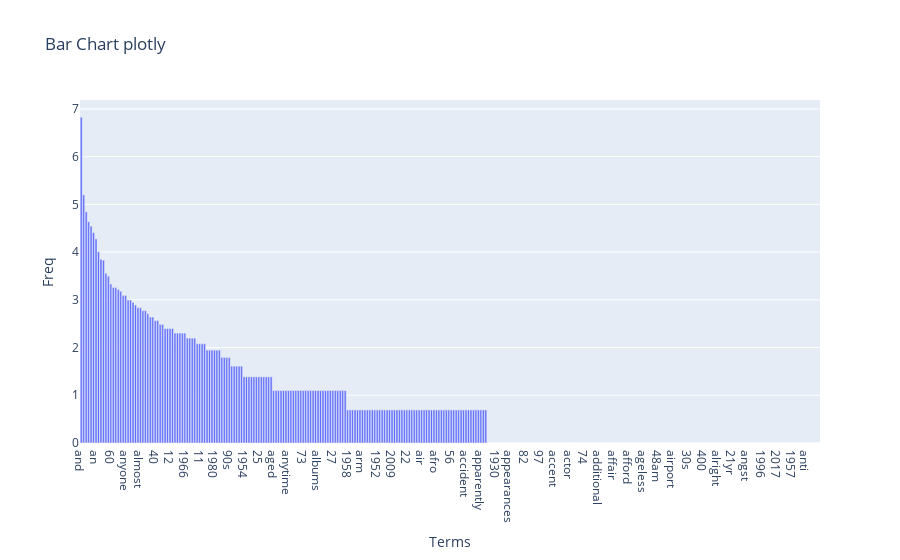

This figure's notebook cell:
### Markdown cell above
Figure after sorting the log(frequency)

### Code cell
import math
term_frequencies_log = [math.log(i) for i in term_frequencies]

data = {
    'Terms':count_vec.get_feature_names_out(),
    'Freq':term_frequencies_log
}

df = pd.DataFrame(data)
df_top = df.head(300)

df_top = df_top.sort_values(by='Freq', ascending=False)

fig = px.bar(df_top,
             x='Terms',
             y='Freq',
             title='Bar Chart plotly')

fig.show()

### Figure 1 — Plotly figure (JSON) as saved in the notebook; plotly's stock layout.template omitted (floating-point values rounded to 4 significant figures; data arrays with more than 128 entries replaced by an {"elided": "..."} marker saying what was removed)
{"data": [{"alignmentgroup": "True", "hovertemplate": "Terms=%{x}<br>Freq=%{y}<extra></extra>", "legendgroup": "", "marker": {"color": "#636efa", "pattern": {"shape": ""}}, "name": "", "offsetgroup": "", "orientation": "v", "showlegend": false, "textposition": "auto", "type": "bar", "x": {"elided": "300 str values"}, "xaxis": "x", "y": {"elided": "300 float values"}, "yaxis": "y"}], "layout": {"barmode": "relative", "legend": {"tracegroupgap": 0}, "title": {"text": "Bar Chart plotly"}, "xaxis": {"anchor": "y", "domain": [0, 1], "title": {"text": "Terms"}}, "yaxis": {"anchor": "x", "domain": [0, 1], "title": {"text": "Freq"}}}}
